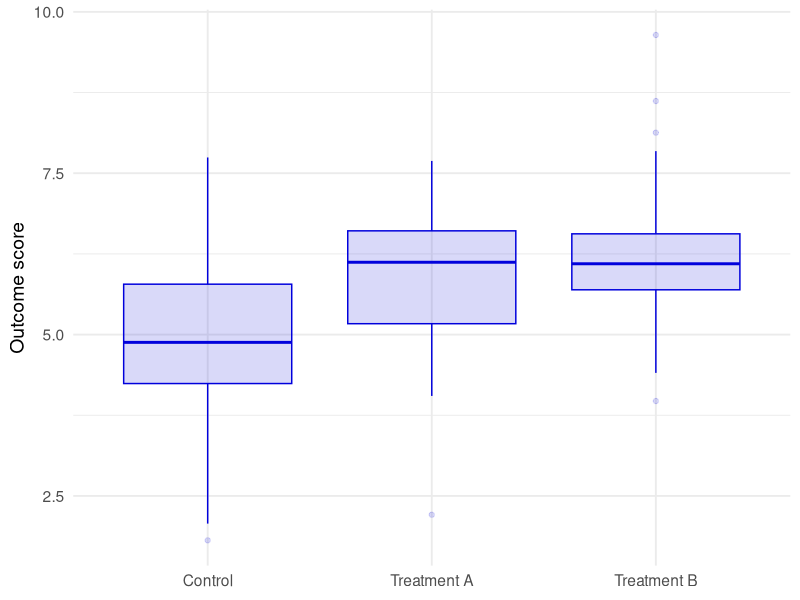
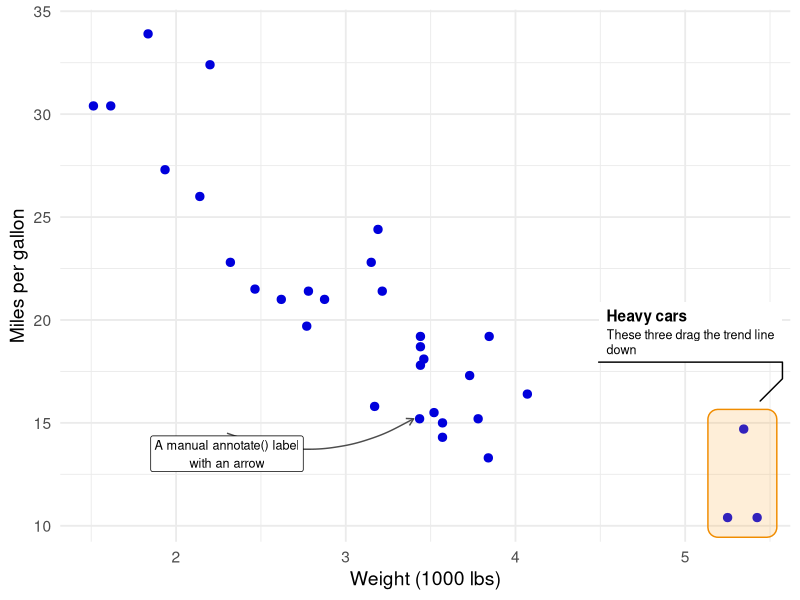
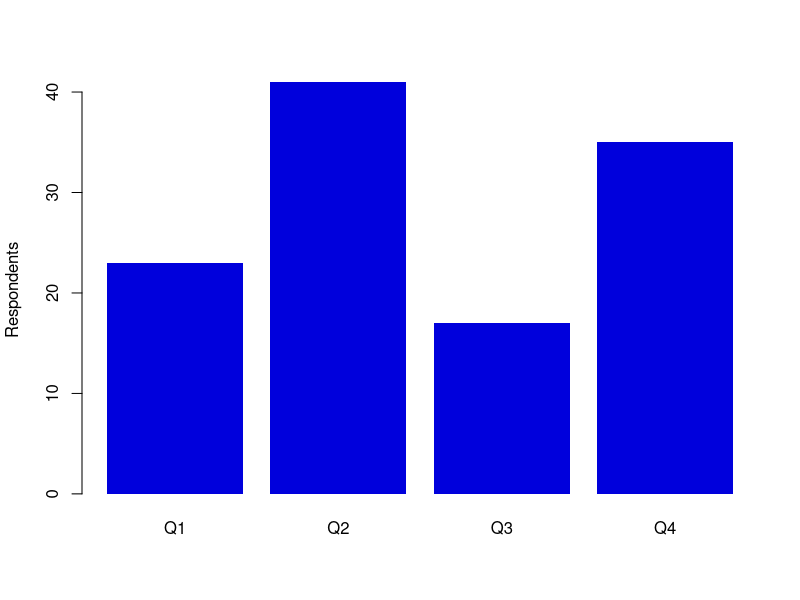

Write the R code that produced these figures, in order.
## ---- chunk 1
#| echo: false
#| message: false
library(dplyr)
mtcars |>
  group_by(cyl) |>
  summarise(
    n = n(),
    mpg = mean(mpg),
    hp = mean(hp),
    wt = mean(wt)
  ) |>
  knitr::kable(
    digits = 1, booktabs = TRUE,
    col.names = c("Cylinders", "N", "Mean MPG", "Mean HP", "Mean weight"),
    caption = "mtcars summarised by cylinder count (dplyr + kable)"
  )
## ---- chunk 2
#| echo: false
#| message: false
#| warning: false
library(kableExtra)
mtcars |>
  head(6) |>
  select(mpg, cyl, hp, wt) |>
  kbl(
    format = "latex", booktabs = TRUE, digits = 2,
    col.names = c("MPG", "Cylinders", "HP", "Weight"),
    caption = "First six rows of mtcars (kableExtra styling)"
  ) |>
  kable_styling(latex_options = "striped") |>
  row_spec(0, bold = TRUE, color = "white", background = "#0000DC")
## ---- chunk 3
#| echo: false
#| fig-cap: "Simulated treatment effect by experimental group"
#| fig-width: 7
#| fig-height: 4
#| out-height: 55%
library(ggplot2)
set.seed(42)
d <- data.frame(
  group = rep(c("Control", "Treatment A", "Treatment B"), each = 50),
  outcome = c(rnorm(50, 5.0, 1.2), rnorm(50, 5.8, 1.2), rnorm(50, 6.4, 1.2))
)
ggplot(d, aes(group, outcome)) +
  geom_boxplot(fill = "#0000DC", alpha = 0.15, colour = "#0000DC") +
  labs(x = NULL, y = "Outcome score") +
  theme_minimal(base_size = 14)
## ---- chunk 4
#| echo: false
#| message: false
#| warning: false
#| fig-cap: "Highlight box, arrow, and explanatory textbox drawn in code"
#| fig-width: 8
#| fig-height: 4.2
#| out-height: 55%
library(ggforce)
ggplot(mtcars, aes(wt, mpg)) +
  geom_point(colour = "#0000DC", size = 2.5) +
  geom_mark_rect(
    aes(filter = wt > 5, label = "Heavy cars"),
    description = "These three drag the trend line down",
    fill = "#FBAE40", alpha = 0.2, colour = "#F08C00",
    label.fontsize = c(11, 9)
  ) +
  annotate("curve",
    x = 2.3, y = 14.5, xend = 3.4, yend = 15.2,
    curvature = 0.25, colour = "grey30",
    arrow = arrow(length = unit(2, "mm"))
  ) +
  annotate("label",
    x = 2.3, y = 13.5, label = "A manual annotate() label\nwith an arrow",
    size = 3.2, fill = "white"
  ) +
  labs(x = "Weight (1000 lbs)", y = "Miles per gallon") +
  theme_minimal(base_size = 14)
## ---- chunk 5
#| echo: false
#| fig-width: 5
#| fig-height: 4
barplot(
  c(23, 41, 17, 35),
  names.arg = c("Q1", "Q2", "Q3", "Q4"),
  col = "#0000DC", border = NA,
  ylab = "Respondents"
)
